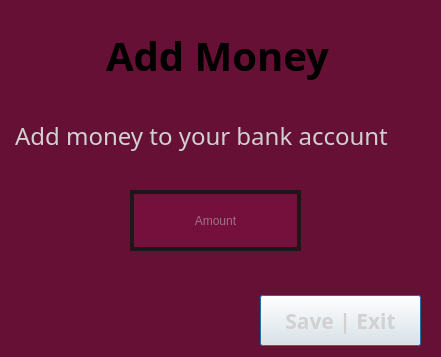
<?xml version="1.0" encoding="UTF-8"?>
<ui version="4.0">
 <class>AddMoneyDialog</class>
 <widget class="QDialog" name="AddMoneyDialog">
  <property name="geometry">
   <rect>
    <x>0</x>
    <y>0</y>
    <width>441</width>
    <height>357</height>
   </rect>
  </property>
  <property name="windowTitle">
   <string>Dialog</string>
  </property>
  <property name="styleSheet">
   <string notr="true">QDialog {
	background-color: rgb(102, 16, 53);
}
</string>
  </property>
  <widget class="QLabel" name="titleLabel">
   <property name="geometry">
    <rect>
     <x>67</x>
     <y>20</y>
     <width>301</width>
     <height>71</height>
    </rect>
   </property>
   <property name="font">
    <font>
     <family>HP Simplified Jpan</family>
     <pointsize>30</pointsize>
     <bold>true</bold>
    </font>
   </property>
   <property name="styleSheet">
    <string notr="true">QLabel {
color: '#ebebeb';
 background: '#75103c';
 color: '#e8e8e8';
 border: 4px solid '#1a1818';
 border-radius: 15px;
}

QLabel::hover {
background-color: rgb(84, 13, 43);
}</string>
   </property>
   <property name="text">
    <string>Add Money</string>
   </property>
   <property name="alignment">
    <set>Qt::AlignCenter</set>
   </property>
  </widget>
  <widget class="QLabel" name="phraseLabel">
   <property name="geometry">
    <rect>
     <x>15</x>
     <y>120</y>
     <width>411</width>
     <height>31</height>
    </rect>
   </property>
   <property name="font">
    <font>
     <family>HP Simplified Jpan</family>
     <pointsize>18</pointsize>
    </font>
   </property>
   <property name="styleSheet">
    <string notr="true">QLabel {
color: rgb(209, 209, 209);
}</string>
   </property>
   <property name="text">
    <string>Add money to your bank account</string>
   </property>
  </widget>
  <widget class="QLineEdit" name="moneyBox">
   <property name="geometry">
    <rect>
     <x>130</x>
     <y>190</y>
     <width>171</width>
     <height>61</height>
    </rect>
   </property>
   <property name="styleSheet">
    <string notr="true">QLineEdit {
	font: 16pt &quot;HP Simpified Jpan&quot;;
	border: 4px solid rgb(26, 24, 24);
	background: rgb(117, 16, 60);
	color: rgb(209, 209, 209);
}

QLineEdit::hover {
border: 4px solid '#000000';
}

QLineEdit::focus {
border: 4px solid '#000000';
}</string>
   </property>
   <property name="alignment">
    <set>Qt::AlignCenter</set>
   </property>
   <property name="placeholderText">
    <string>Amount</string>
   </property>
  </widget>
  <widget class="QPushButton" name="saveBtn">
   <property name="geometry">
    <rect>
     <x>260</x>
     <y>295</y>
     <width>161</width>
     <height>51</height>
    </rect>
   </property>
   <property name="font">
    <font>
     <family>HP Simplified Jpan</family>
     <pointsize>16</pointsize>
     <bold>true</bold>
    </font>
   </property>
   <property name="styleSheet">
    <string notr="true">QPushButton {
background: '#75103c';
color: rgb(209, 209, 209);
border: 4px solid '#1a1818';
}

QPushButton::hover {
background-color: rgb(84, 13, 43);
}</string>
   </property>
   <property name="text">
    <string>Save | Exit</string>
   </property>
  </widget>
 </widget>
 <resources/>
 <connections/>
</ui>
